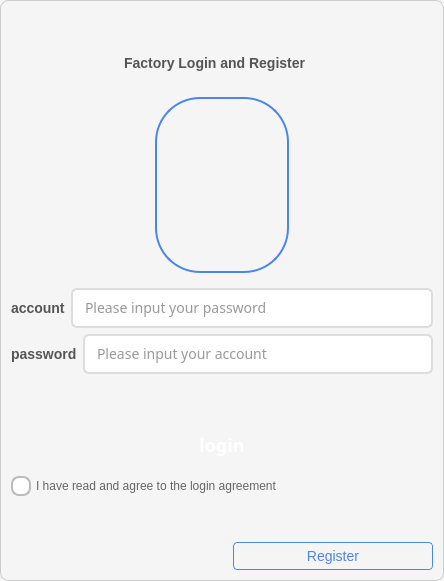
<?xml version="1.0" encoding="UTF-8"?>
<ui version="4.0">
 <class>Widget</class>
 <widget class="QWidget" name="Widget">
  <property name="enabled">
   <bool>true</bool>
  </property>
  <property name="geometry">
   <rect>
    <x>0</x>
    <y>0</y>
    <width>444</width>
    <height>581</height>
   </rect>
  </property>
  <property name="windowTitle">
   <string>Widget</string>
  </property>
  <property name="layoutDirection">
   <enum>Qt::RightToLeft</enum>
  </property>
  <property name="styleSheet">
   <string notr="true">/* 全局样式 */
QWidget {
    font-family: &quot;Microsoft YaHei&quot;, &quot;SimHei&quot;, sans-serif;
    background-color: #f5f5f5;
    color: #333333;
}
/* style.qss */
QToolButton {
    border: none;
    background-color: transparent;
    padding: 3px;
}

QToolButton:hover {
    background-color: red;
    border-radius: 4px;
}

QToolButton:pressed {
    background-color: #990000;
}

/* 主窗口样式 */
#Widget {
    background-color: qlineargradient(spread:pad, x1:0, y1:0, x2:0, y2:1, 
                      stop:0 #ffffff, stop:1 #f0f0f0);
    border: 1px solid #cccccc;
    border-radius: 8px;
}

/* 标题区域样式 */
#widget_title {
    background-color: transparent;
    min-height: 40px;
}

/* 工具按钮样式 */
#toolButton {
    background-color: transparent;
    border: none;
    border-radius: 4px;
    padding: 4px;
}

#toolButton:hover {
    background-color: rgba(0, 0, 0, 0.1);
}

/* 图标区域样式 */
#widget_icon {
    background-color: transparent;
}

#label_icon {
    border-radius: 45px;
    border: 2px solid #4a86e8;
    padding: 5px;
}

/* 中央区域样式 */
#widget_center {
    background-color: transparent;
}

/* 标签样式 */
QLabel {
    color: #555555;
    font-size: 14px;
    font-weight: bold;
}

/* 输入框样式 */
QLineEdit {
    border: 2px solid #dddddd;
    border-radius: 6px;
    padding: 5px 10px;
    background-color: #ffffff;
    selection-background-color: #4a86e8;
    font-size: 14px;
}

QLineEdit:hover {
    border-color: #bbbbbb;
}

QLineEdit:focus {
    border-color: #4a86e8;
}

/* 登录按钮样式 */
#pushButton_login {
    background-color: qlineargradient(spread:pad, x1:0, y1:0, x2:0, y2:1, 
                      stop:0 #4a86e8, stop:1 #3a76d8);
    color: white;
    border-radius: 6px;
    border: none;
    font-weight: bold;
    font-size: 18px;
}

#pushButton_login:hover {
    background-color: qlineargradient(spread:pad, x1:0, y1:0, x2:0, y2:1, 
                      stop:0 #5a96f8, stop:1 #4a86e8);
}

#pushButton_login:pressed {
    background-color: qlineargradient(spread:pad, x1:0, y1:0, x2:0, y2:1, 
                      stop:0 #3a76d8, stop:1 #2a66c8);
}

#pushButton_login:checked {
    background-color: #2a66c8;
}

/* 单选按钮样式 - 修复版本 */
QRadioButton {
    color: #666666;
    spacing: 5px;
}

QRadioButton::indicator {
    width: 16px;
    height: 16px;
    border: 2px solid #bbbbbb;
    border-radius: 8px;
    background-color: #ffffff;
}

QRadioButton::indicator:hover {
    border-color: #4a86e8;
}

QRadioButton::indicator:checked {
    border: 2px solid #4a86e8;
    background-color: #ffffff;
}

QRadioButton::indicator:checked {
    background-color: qradialgradient(spread:pad, cx:0.5, cy:0.5, radius:0.5, fx:0.5, fy:0.5, 
                           stop:0 #4a86e8, stop:0.5 #4a86e8, stop:0.6 #ffffff);
}

/* 注册按钮样式 */
#pushButton_more {
    background-color: transparent;
    color: #4a86e8;
    border: 1px solid #4a86e8;
    border-radius: 4px;
    padding: 5px 15px;
    font-size: 14px;
}

#pushButton_more:hover {
    background-color: rgba(74, 134, 232, 0.1);
}

#pushButton_more:pressed {
    background-color: rgba(74, 134, 232, 0.2);
}

/* 占位符文本颜色 */
QLineEdit[placeholderText] {
    color: #999999;
}

/* 滚动条样式 */
QScrollBar:vertical {
    border: none;
    background: #f0f0f0;
    width: 8px;
    margin: 0px 0px 0px 0px;
}

QScrollBar::handle:vertical {
    background: #cccccc;
    min-height: 20px;
    border-radius: 4px;
}

QScrollBar::handle:vertical:hover {
    background: #bbbbbb;
}
</string>
  </property>
  <layout class="QVBoxLayout" name="verticalLayout_2">
   <item>
    <widget class="QToolButton" name="toolButton_close">
     <property name="text">
      <string/>
     </property>
     <property name="icon">
      <iconset resource="icons.qrc">
       <normaloff>:/new/prefix1/imgs/x.png</normaloff>:/new/prefix1/imgs/x.png</iconset>
     </property>
    </widget>
   </item>
   <item>
    <layout class="QHBoxLayout" name="horizontalLayout">
     <item>
      <widget class="QWidget" name="widget_title" native="true">
       <widget class="QLabel" name="label_2">
        <property name="geometry">
         <rect>
          <x>80</x>
          <y>10</y>
          <width>191</width>
          <height>21</height>
         </rect>
        </property>
        <property name="layoutDirection">
         <enum>Qt::RightToLeft</enum>
        </property>
        <property name="text">
         <string>Factory Login and Register</string>
        </property>
       </widget>
      </widget>
     </item>
     <item>
      <widget class="QToolButton" name="toolButton">
       <property name="text">
        <string/>
       </property>
      </widget>
     </item>
    </layout>
   </item>
   <item>
    <widget class="QWidget" name="widget_icon" native="true">
     <property name="sizePolicy">
      <sizepolicy hsizetype="Preferred" vsizetype="Expanding">
       <horstretch>0</horstretch>
       <verstretch>0</verstretch>
      </sizepolicy>
     </property>
     <property name="maximumSize">
      <size>
       <width>16777215</width>
       <height>240</height>
      </size>
     </property>
     <property name="layoutDirection">
      <enum>Qt::LeftToRight</enum>
     </property>
     <layout class="QHBoxLayout" name="horizontalLayout_7">
      <item>
       <layout class="QHBoxLayout" name="horizontalLayout_4">
        <item>
         <spacer name="horizontalSpacer_2">
          <property name="orientation">
           <enum>Qt::Horizontal</enum>
          </property>
          <property name="sizeHint" stdset="0">
           <size>
            <width>40</width>
            <height>20</height>
           </size>
          </property>
         </spacer>
        </item>
        <item>
         <widget class="QLabel" name="label_icon">
          <property name="sizePolicy">
           <sizepolicy hsizetype="Expanding" vsizetype="Preferred">
            <horstretch>0</horstretch>
            <verstretch>0</verstretch>
           </sizepolicy>
          </property>
          <property name="minimumSize">
           <size>
            <width>90</width>
            <height>89</height>
           </size>
          </property>
          <property name="text">
           <string/>
          </property>
          <property name="pixmap">
           <pixmap resource="icons.qrc">:/new/prefix1/imgs/icon.jpg</pixmap>
          </property>
         </widget>
        </item>
        <item>
         <spacer name="horizontalSpacer_3">
          <property name="orientation">
           <enum>Qt::Horizontal</enum>
          </property>
          <property name="sizeHint" stdset="0">
           <size>
            <width>40</width>
            <height>20</height>
           </size>
          </property>
         </spacer>
        </item>
       </layout>
      </item>
     </layout>
    </widget>
   </item>
   <item>
    <widget class="QWidget" name="widget_center" native="true">
     <property name="sizePolicy">
      <sizepolicy hsizetype="Preferred" vsizetype="Expanding">
       <horstretch>0</horstretch>
       <verstretch>0</verstretch>
      </sizepolicy>
     </property>
     <property name="layoutDirection">
      <enum>Qt::LeftToRight</enum>
     </property>
     <layout class="QVBoxLayout" name="verticalLayout">
      <property name="leftMargin">
       <number>0</number>
      </property>
      <property name="topMargin">
       <number>0</number>
      </property>
      <property name="rightMargin">
       <number>0</number>
      </property>
      <property name="bottomMargin">
       <number>0</number>
      </property>
      <item>
       <layout class="QHBoxLayout" name="horizontalLayout_2">
        <item>
         <widget class="QLabel" name="label_account">
          <property name="text">
           <string>account</string>
          </property>
         </widget>
        </item>
        <item>
         <widget class="QLineEdit" name="lineEdit_account">
          <property name="minimumSize">
           <size>
            <width>0</width>
            <height>40</height>
           </size>
          </property>
          <property name="maximumSize">
           <size>
            <width>380</width>
            <height>16777215</height>
           </size>
          </property>
          <property name="font">
           <font>
            <family>Microsoft YaHei</family>
            <pointsize>-1</pointsize>
           </font>
          </property>
          <property name="placeholderText">
           <string>Please input your password</string>
          </property>
         </widget>
        </item>
       </layout>
      </item>
      <item>
       <layout class="QHBoxLayout" name="horizontalLayout_3">
        <item>
         <widget class="QLabel" name="label_password">
          <property name="text">
           <string>password</string>
          </property>
         </widget>
        </item>
        <item>
         <widget class="QLineEdit" name="lineEdit_password">
          <property name="minimumSize">
           <size>
            <width>0</width>
            <height>40</height>
           </size>
          </property>
          <property name="maximumSize">
           <size>
            <width>380</width>
            <height>16777215</height>
           </size>
          </property>
          <property name="font">
           <font>
            <family>Microsoft YaHei</family>
            <pointsize>-1</pointsize>
           </font>
          </property>
          <property name="placeholderText">
           <string>Please input your account</string>
          </property>
         </widget>
        </item>
       </layout>
      </item>
      <item>
       <spacer name="verticalSpacer_3">
        <property name="orientation">
         <enum>Qt::Vertical</enum>
        </property>
        <property name="sizeHint" stdset="0">
         <size>
          <width>20</width>
          <height>40</height>
         </size>
        </property>
       </spacer>
      </item>
      <item>
       <widget class="QPushButton" name="pushButton_login">
        <property name="enabled">
         <bool>true</bool>
        </property>
        <property name="minimumSize">
         <size>
          <width>0</width>
          <height>50</height>
         </size>
        </property>
        <property name="maximumSize">
         <size>
          <width>10000</width>
          <height>16777215</height>
         </size>
        </property>
        <property name="font">
         <font>
          <family>Microsoft YaHei</family>
          <pointsize>-1</pointsize>
          <bold>true</bold>
         </font>
        </property>
        <property name="text">
         <string>login</string>
        </property>
        <property name="checkable">
         <bool>true</bool>
        </property>
        <property name="autoRepeat">
         <bool>false</bool>
        </property>
       </widget>
      </item>
      <item>
       <widget class="QRadioButton" name="radioButton_xieyi">
        <property name="text">
         <string>I have read and agree to the login agreement</string>
        </property>
       </widget>
      </item>
      <item>
       <spacer name="verticalSpacer_2">
        <property name="orientation">
         <enum>Qt::Vertical</enum>
        </property>
        <property name="sizeHint" stdset="0">
         <size>
          <width>20</width>
          <height>40</height>
         </size>
        </property>
       </spacer>
      </item>
      <item>
       <widget class="QPushButton" name="pushButton_more">
        <property name="maximumSize">
         <size>
          <width>200</width>
          <height>16777215</height>
         </size>
        </property>
        <property name="layoutDirection">
         <enum>Qt::RightToLeft</enum>
        </property>
        <property name="text">
         <string>Register</string>
        </property>
       </widget>
      </item>
     </layout>
    </widget>
   </item>
  </layout>
 </widget>
 <resources>
  <include location="icons.qrc"/>
 </resources>
 <connections/>
</ui>
